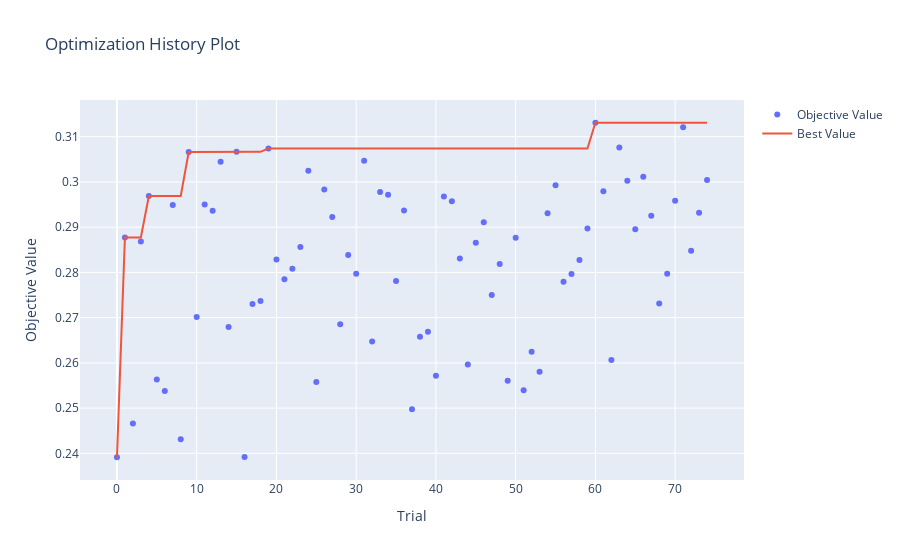
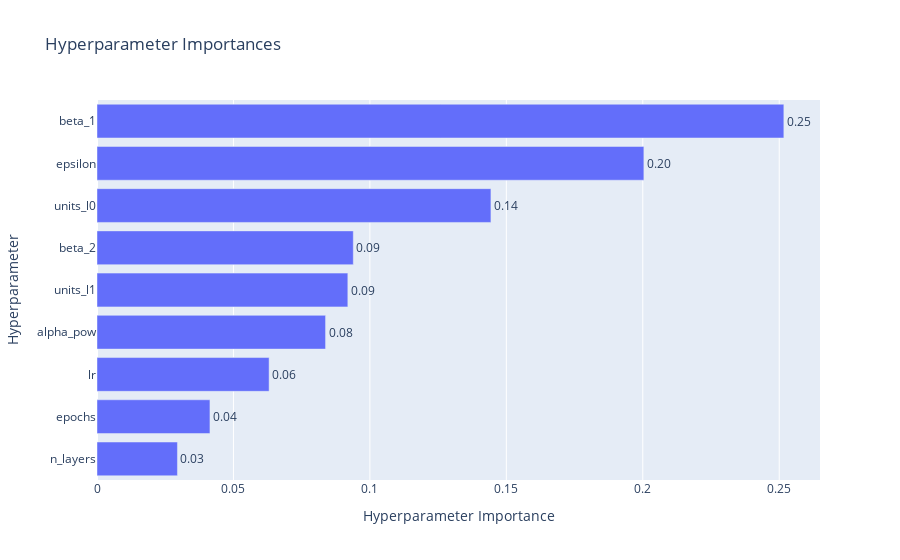
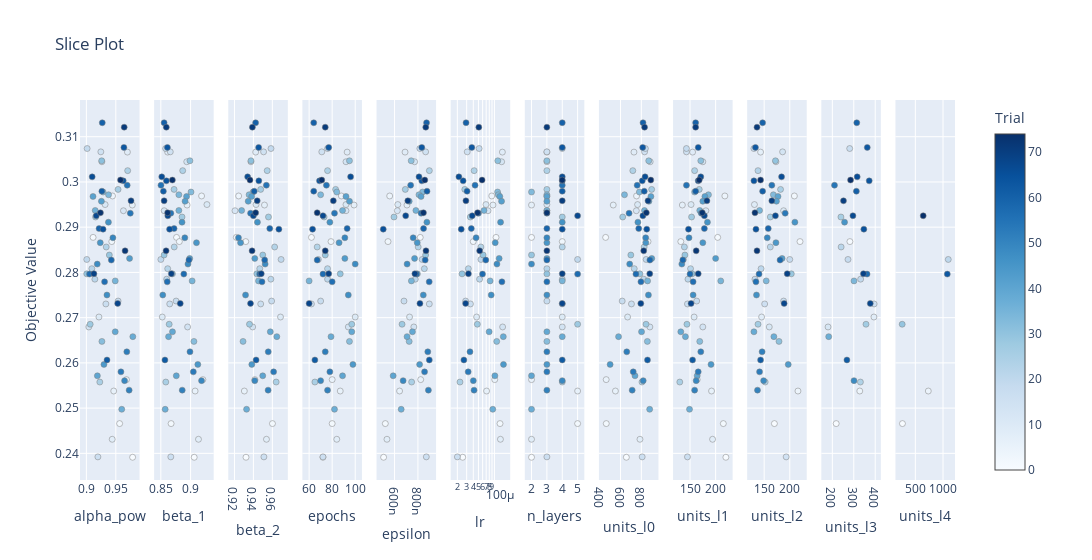

These figures' notebook cell, in order:
### Code cell
# === Optuna objective: Maximize macro F1 over k-fold validation ===
def objective(trial):
    # Model size
    n_layers = trial.suggest_int('n_layers', 2, 5)

    # Layer sizes (wide -> bottleneck -> medium) with optional tail-wide
    units = []
    units.append(trial.suggest_int('units_l0', 450, 900))        # wide
    if n_layers >= 2:
        units.append(trial.suggest_int('units_l1', 130, 220))    # bottleneck
    if n_layers >= 3:
        units.append(trial.suggest_int('units_l2', 130, 220))    # bottleneck/flat
    if n_layers >= 4:
        units.append(trial.suggest_int('units_l3', 180, 400))    # medium
    if n_layers >= 5:

        units.append(trial.suggest_int('units_l4', 250, 1100))   # tail-wide

    hidden_layer_sizes = units

    lr         = trial.suggest_float('lr', 2e-5, 1.5e-4, log=True)
    batch_size = 8 #fixed by evidence
    max_epochs = trial.suggest_int('epochs', 60, 100)
    beta_1     = trial.suggest_float('beta_1', 0.85, 0.93)
    beta_2     = trial.suggest_float('beta_2', 0.92, 0.97)
    epsilon    = trial.suggest_float('epsilon',  5e-7, 9e-7)

    # >>> expose per-label weighting exponent to Optuna <<<
    alpha_pow  = trial.suggest_float('alpha_pow', 0.90, .98)

    macro_f1_scores = []
    macro_f1_tuned_scores = []   # diagnostic only

    for fold in folds:
        # === Per-fold priors/weights from TRAIN only ===
        # Helper returns (bias_vec, alpha_vec, pi_vec); recompute alpha_vec from pi_vec using alpha_pow
        bias_vec, _, pi_vec = make_bias_and_alpha_from_df(fold['Y_train'], targets)
        alpha_vec = (1.0 - pi_vec) ** alpha_pow

        # Build model 
        model = build_model(
            hidden_layer_sizes=hidden_layer_sizes,
            bias_init_value=bias_vec
        )

        optimizer = keras.optimizers.Adam(
            learning_rate=lr, beta_1=beta_1, beta_2=beta_2, epsilon=epsilon
        )
        loss = weighted_bce(alpha_vec)

        model.compile(
            optimizer=optimizer,
            loss=loss,
            metrics=[
                tf.keras.metrics.AUC(name='roc_auc', curve='ROC', multi_label=True),
                tf.keras.metrics.AUC(name='pr_auc',  curve='PR',  multi_label=True),
            ],
        )

        es = EarlyStopping(monitor='val_loss', patience=10, restore_best_weights=True, mode='min')

        model.fit(
            get_inputs_list(fold['X_train']),
            fold['Y_train'][targets].values,
            validation_data=(get_inputs_list(fold['X_val']), fold['Y_val'][targets].values),
            epochs=max_epochs, batch_size=batch_size, callbacks=[es], verbose=0,
        )

        # Validation predictions
        probs = model.predict(get_inputs_list(fold['X_val']), verbose=0)
        y_val = fold['Y_val'][targets].values

        # Macro-F1 @ fixed 0.5 (objective metric)
        y_pred_05 = (probs >= 0.5).astype(int)
        macro_f1  = f1_score(y_val, y_pred_05, average='macro', zero_division=0)
        macro_f1_scores.append(macro_f1)

        # Macro-F1 with per-label tuned thresholds (diagnostic with existing study)
        th_vec = tune_thresholds_per_label(y_val, probs, targets)
        y_pred_tuned = apply_thresholds(probs, th_vec)
        macro_f1_tuned = f1_score(y_val, y_pred_tuned, average='macro', zero_division=0)
        macro_f1_tuned_scores.append(macro_f1_tuned)

    mean_macro_f1 = float(np.mean(macro_f1_scores))
    mean_macro_f1_tuned = float(np.mean(macro_f1_tuned_scores))

    # Log diagnostics
    trial.set_user_attr("mean_macro_f1_05", mean_macro_f1)
    trial.set_user_attr("mean_macro_f1_tuned", mean_macro_f1_tuned)

    # Return the fixed-0.5 macro-F1 as the study objective
    return mean_macro_f1

# Run Optuna study with storage for dashboard
storage = "sqlite:///db.sqlite3"

study = optuna.create_study(
    direction='maximize',
    study_name='multi_label-enabled-dynamic-bias-6',
    storage=storage,
    load_if_exists=True
)
study.optimize(objective, n_trials=75) 

# Visualizations
plot_optimization_history(study).show()
try:
    plot_param_importances(study).show()
except RuntimeError as e:
    print(f"Skipping param_importances due to zero variance: {e}")
plot_slice(study).show()

# Best parameters
best_params = study.best_params
print("Best hyperparameters:", best_params)

# Retrain with best params

val_metrics = []
histories = []
fold_models = []
per_label_thresholds = []   # store tuned thresholds per fold

best_params = study.best_params
print("Best hyperparameters:", best_params)

for fold in folds:
    # Per-fold priors/weights from TRAIN only
    bias_vec, _, pi_vec = make_bias_and_alpha_from_df(fold['Y_train'], targets)
    alpha_vec = (1.0 - pi_vec) ** best_params['alpha_pow']

    hidden_layer_sizes = (
        [best_params[f'units_l{i}'] for i in range(best_params['n_layers'])]
        if best_params['n_layers'] > 0 else []
    )

    model = build_model(hidden_layer_sizes=hidden_layer_sizes, bias_init_value=bias_vec)

    optimizer = keras.optimizers.Adam(
        learning_rate=best_params['lr'],
        beta_1=best_params.get('beta_1', 0.9),
        beta_2=best_params.get('beta_2', 0.999),
        epsilon=best_params.get('epsilon', 1e-7),
    )
    loss = weighted_bce(alpha_vec)

    model.compile(
        optimizer=optimizer,
        loss=loss,
        metrics=[
            tf.keras.metrics.AUC(name='roc_auc', curve='ROC', multi_label=True),
            tf.keras.metrics.AUC(name='pr_auc',  curve='PR',  multi_label=True),
        ],
    )

    es = EarlyStopping(monitor='val_loss', patience=10, restore_best_weights=True, mode='min')

    history = model.fit(
        get_inputs_list(fold['X_train']),
        fold['Y_train'][targets].values,
        validation_data=(get_inputs_list(fold['X_val']), fold['Y_val'][targets].values),
        epochs=int(best_params['epochs']),
        batch_size=8,
        callbacks=[es],
        verbose=0,
    )

    histories.append(history)
    fold_models.append(model)

    # Predictions
    probs = model.predict(get_inputs_list(fold['X_val']), verbose=0)
    y_true = fold['Y_val'][targets].values

    # F1 @ 0.5
    y_pred_05 = (probs >= 0.5).astype(int)
    macro_f1_05 = f1_score(y_true, y_pred_05, average='macro', zero_division=0)
    micro_f1_05 = f1_score(y_true, y_pred_05, average='micro', zero_division=0)

    # Tuned per-label thresholds on this fold's val
    th_vec = tune_thresholds_per_label(y_true, probs, targets)
    per_label_thresholds.append(th_vec)
    y_pred_tuned = apply_thresholds(probs, th_vec)
    macro_f1_tuned = f1_score(y_true, y_pred_tuned, average='macro', zero_division=0)
    micro_f1_tuned = f1_score(y_true, y_pred_tuned, average='micro', zero_division=0)

    # Binary "any failure" comparable to Table 6 (both @0.5 and tuned)
    # This is eqivilance of machine failure
    any_true = collapse_any_failure(y_true)
    any_pred_05 = collapse_any_failure(y_pred_05)
    any_pred_tuned = collapse_any_failure(y_pred_tuned)
    from sklearn.metrics import classification_report
    print("\n--- Fold binary 'any failure' (0.5) ---")
    print(classification_report(any_true, any_pred_05, digits=4, zero_division=0))
    print("--- Fold binary 'any failure' (tuned) ---")
    print(classification_report(any_true, any_pred_tuned, digits=4, zero_division=0))

    # Store summary row
    val_metrics.append({
        'Val loss': history.history['val_loss'][-1],
        'Macro F1 @0.5': macro_f1_05,
        'Micro F1 @0.5': micro_f1_05,
        'Macro F1 tuned': macro_f1_tuned,
        'Micro F1 tuned': micro_f1_tuned,
    })

### Figure 1 — Plotly figure (JSON) as saved in the notebook; plotly's stock layout.template omitted (floating-point values rounded to 4 significant figures)
{"data": [{"mode": "markers", "name": "Objective Value", "type": "scatter", "x": [0, 1, 2, 3, 4, 5, 6, 7, 8, 9, 10, 11, 12, 13, 14, 15, 16, 17, 18, 19, 20, 21, 22, 23, 24, 25, 26, 27, 28, 29, 30, 31, 32, 33, 34, 35, 36, 37, 38, 39, 40, 41, 42, 43, 44, 45, 46, 47, 48, 49, 50, 51, 52, 53, 54, 55, 56, 57, 58, 59, 60, 61, 62, 63, 64, 65, 66, 67, 68, 69, 70, 71, 72, 73, 74], "y": [0.2391, 0.2877, 0.2466, 0.2868, 0.2969, 0.2563, 0.2538, 0.2949, 0.2431, 0.3066, 0.2701, 0.295, 0.2936, 0.3045, 0.2679, 0.3067, 0.2392, 0.273, 0.2737, 0.3074, 0.2829, 0.2785, 0.2808, 0.2856, 0.3025, 0.2558, 0.2983, 0.2922, 0.2685, 0.2838, 0.2797, 0.3047, 0.2647, 0.2978, 0.2972, 0.2781, 0.2937, 0.2497, 0.2658, 0.2669, 0.2571, 0.2968, 0.2957, 0.2831, 0.2597, 0.2866, 0.2911, 0.275, 0.2818, 0.2561, 0.2877, 0.254, 0.2624, 0.258, 0.2931, 0.2993, 0.2779, 0.2796, 0.2827, 0.2897, 0.3131, 0.298, 0.2606, 0.3076, 0.3002, 0.2896, 0.3011, 0.2925, 0.2731, 0.2797, 0.2958, 0.3121, 0.2848, 0.2932, 0.3004]}, {"mode": "lines", "name": "Best Value", "type": "scatter", "x": [0, 1, 2, 3, 4, 5, 6, 7, 8, 9, 10, 11, 12, 13, 14, 15, 16, 17, 18, 19, 20, 21, 22, 23, 24, 25, 26, 27, 28, 29, 30, 31, 32, 33, 34, 35, 36, 37, 38, 39, 40, 41, 42, 43, 44, 45, 46, 47, 48, 49, 50, 51, 52, 53, 54, 55, 56, 57, 58, 59, 60, 61, 62, 63, 64, 65, 66, 67, 68, 69, 70, 71, 72, 73, 74], "y": [0.2391, 0.2877, 0.2877, 0.2877, 0.2969, 0.2969, 0.2969, 0.2969, 0.2969, 0.3066, 0.3066, 0.3066, 0.3066, 0.3066, 0.3066, 0.3067, 0.3067, 0.3067, 0.3067, 0.3074, 0.3074, 0.3074, 0.3074, 0.3074, 0.3074, 0.3074, 0.3074, 0.3074, 0.3074, 0.3074, 0.3074, 0.3074, 0.3074, 0.3074, 0.3074, 0.3074, 0.3074, 0.3074, 0.3074, 0.3074, 0.3074, 0.3074, 0.3074, 0.3074, 0.3074, 0.3074, 0.3074, 0.3074, 0.3074, 0.3074, 0.3074, 0.3074, 0.3074, 0.3074, 0.3074, 0.3074, 0.3074, 0.3074, 0.3074, 0.3074, 0.3131, 0.3131, 0.3131, 0.3131, 0.3131, 0.3131, 0.3131, 0.3131, 0.3131, 0.3131, 0.3131, 0.3131, 0.3131, 0.3131, 0.3131]}, {"marker": {"color": "#cccccc"}, "mode": "markers", "name": "Infeasible Trial", "showlegend": false, "type": "scatter", "x": [], "y": []}], "layout": {"title": {"text": "Optimization History Plot"}, "xaxis": {"title": {"text": "Trial"}}, "yaxis": {"title": {"text": "Objective Value"}}}}

### Figure 2 — Plotly figure (JSON) as saved in the notebook; plotly's stock layout.template omitted (floating-point values rounded to 4 significant figures)
{"data": [{"cliponaxis": false, "hovertemplate": ["n_layers (IntDistribution): 0.029482304673599743<extra></extra>", "epochs (IntDistribution): 0.04138895384794632<extra></extra>", "lr (FloatDistribution): 0.06307106224444488<extra></extra>", "alpha_pow (FloatDistribution): 0.08375894141176612<extra></extra>", "units_l1 (IntDistribution): 0.09191935735322931<extra></extra>", "beta_2 (FloatDistribution): 0.09392251888958683<extra></extra>", "units_l0 (IntDistribution): 0.1443551177429832<extra></extra>", "epsilon (FloatDistribution): 0.200404962342348<extra></extra>", "beta_1 (FloatDistribution): 0.2516967814940953<extra></extra>"], "name": "Objective Value", "orientation": "h", "text": ["0.03", "0.04", "0.06", "0.08", "0.09", "0.09", "0.14", "0.20", "0.25"], "textposition": "outside", "type": "bar", "x": [0.02948, 0.04139, 0.06307, 0.08376, 0.09192, 0.09392, 0.1444, 0.2004, 0.2517], "y": ["n_layers", "epochs", "lr", "alpha_pow", "units_l1", "beta_2", "units_l0", "epsilon", "beta_1"]}], "layout": {"title": {"text": "Hyperparameter Importances"}, "xaxis": {"title": {"text": "Hyperparameter Importance"}}, "yaxis": {"title": {"text": "Hyperparameter"}}}}

### Figure 3 — Plotly figure (JSON) as saved in the notebook; plotly's stock layout.template omitted (floating-point values rounded to 4 significant figures)
{"data": [{"marker": {"color": [0, 1, 2, 3, 4, 5, 6, 7, 8, 9, 10, 11, 12, 13, 14, 15, 16, 17, 18, 19, 20, 21, 22, 23, 24, 25, 26, 27, 28, 29, 30, 31, 32, 33, 34, 35, 36, 37, 38, 39, 40, 41, 42, 43, 44, 45, 46, 47, 48, 49, 50, 51, 52, 53, 54, 55, 56, 57, 58, 59, 60, 61, 62, 63, 64, 65, 66, 67, 68, 69, 70, 71, 72, 73, 74], "colorbar": {"title": {"text": "Trial"}, "x": 1, "xpad": 40}, "colorscale": [[0, "rgb(247,251,255)"], [0.125, "rgb(222,235,247)"], [0.25, "rgb(198,219,239)"], [0.375, "rgb(158,202,225)"], [0.5, "rgb(107,174,214)"], [0.625, "rgb(66,146,198)"], [0.75, "rgb(33,113,181)"], [0.875, "rgb(8,81,156)"], [1, "rgb(8,48,107)"]], "line": {"color": "Grey", "width": 0.5}, "showscale": true}, "mode": "markers", "name": "Feasible Trial", "showlegend": false, "type": "scatter", "x": [0.9786, 0.9114, 0.9565, 0.9431, 0.9444, 0.9681, 0.9464, 0.978, 0.9439, 0.9697, 0.9213, 0.9318, 0.9629, 0.9263, 0.9041, 0.9245, 0.9195, 0.9331, 0.9539, 0.9013, 0.9006, 0.9144, 0.9092, 0.9337, 0.9701, 0.9228, 0.9538, 0.9156, 0.9064, 0.939, 0.9006, 0.926, 0.9264, 0.9285, 0.9376, 0.949, 0.915, 0.9601, 0.9789, 0.949, 0.9187, 0.9112, 0.9255, 0.9734, 0.9298, 0.9236, 0.9374, 0.9349, 0.9184, 0.9649, 0.945, 0.9726, 0.9687, 0.9587, 0.9746, 0.9693, 0.9309, 0.9054, 0.9423, 0.9216, 0.927, 0.9263, 0.935, 0.9638, 0.9626, 0.9284, 0.9098, 0.9168, 0.9532, 0.9128, 0.9759, 0.9643, 0.9658, 0.9239, 0.958], "xaxis": "x", "y": [0.2391, 0.2877, 0.2466, 0.2868, 0.2969, 0.2563, 0.2538, 0.2949, 0.2431, 0.3066, 0.2701, 0.295, 0.2936, 0.3045, 0.2679, 0.3067, 0.2392, 0.273, 0.2737, 0.3074, 0.2829, 0.2785, 0.2808, 0.2856, 0.3025, 0.2558, 0.2983, 0.2922, 0.2685, 0.2838, 0.2797, 0.3047, 0.2647, 0.2978, 0.2972, 0.2781, 0.2937, 0.2497, 0.2658, 0.2669, 0.2571, 0.2968, 0.2957, 0.2831, 0.2597, 0.2866, 0.2911, 0.275, 0.2818, 0.2561, 0.2877, 0.254, 0.2624, 0.258, 0.2931, 0.2993, 0.2779, 0.2796, 0.2827, 0.2897, 0.3131, 0.298, 0.2606, 0.3076, 0.3002, 0.2896, 0.3011, 0.2925, 0.2731, 0.2797, 0.2958, 0.3121, 0.2848, 0.2932, 0.3004], "yaxis": "y"}, {"marker": {"color": [0, 1, 2, 3, 4, 5, 6, 7, 8, 9, 10, 11, 12, 13, 14, 15, 16, 17, 18, 19, 20, 21, 22, 23, 24, 25, 26, 27, 28, 29, 30, 31, 32, 33, 34, 35, 36, 37, 38, 39, 40, 41, 42, 43, 44, 45, 46, 47, 48, 49, 50, 51, 52, 53, 54, 55, 56, 57, 58, 59, 60, 61, 62, 63, 64, 65, 66, 67, 68, 69, 70, 71, 72, 73, 74], "colorbar": {"title": {"text": "Trial"}, "x": 1, "xpad": 40}, "colorscale": [[0, "rgb(247,251,255)"], [0.125, "rgb(222,235,247)"], [0.25, "rgb(198,219,239)"], [0.375, "rgb(158,202,225)"], [0.5, "rgb(107,174,214)"], [0.625, "rgb(66,146,198)"], [0.75, "rgb(33,113,181)"], [0.875, "rgb(8,81,156)"], [1, "rgb(8,48,107)"]], "line": {"color": "Grey", "width": 0.5}, "showscale": false}, "mode": "markers", "name": "Feasible Trial", "showlegend": false, "type": "scatter", "x": [0.9061, 0.8764, 0.8672, 0.8811, 0.9185, 0.9207, 0.9076, 0.8941, 0.9133, 0.8615, 0.8524, 0.9275, 0.8556, 0.8935, 0.895, 0.8659, 0.8668, 0.865, 0.8757, 0.8581, 0.85, 0.8598, 0.8615, 0.8725, 0.8867, 0.8584, 0.8722, 0.8856, 0.864, 0.8555, 0.8695, 0.8989, 0.9056, 0.9007, 0.8803, 0.9026, 0.8803, 0.8573, 0.863, 0.8696, 0.876, 0.8932, 0.8908, 0.8985, 0.9122, 0.9099, 0.8856, 0.8533, 0.8956, 0.9184, 0.8903, 0.8859, 0.899, 0.9046, 0.8668, 0.8503, 0.8607, 0.8886, 0.8972, 0.8723, 0.8555, 0.8543, 0.8569, 0.861, 0.8594, 0.8647, 0.8516, 0.8618, 0.8826, 0.8676, 0.8555, 0.8592, 0.8588, 0.8614, 0.8694], "xaxis": "x2", "y": [0.2391, 0.2877, 0.2466, 0.2868, 0.2969, 0.2563, 0.2538, 0.2949, 0.2431, 0.3066, 0.2701, 0.295, 0.2936, 0.3045, 0.2679, 0.3067, 0.2392, 0.273, 0.2737, 0.3074, 0.2829, 0.2785, 0.2808, 0.2856, 0.3025, 0.2558, 0.2983, 0.2922, 0.2685, 0.2838, 0.2797, 0.3047, 0.2647, 0.2978, 0.2972, 0.2781, 0.2937, 0.2497, 0.2658, 0.2669, 0.2571, 0.2968, 0.2957, 0.2831, 0.2597, 0.2866, 0.2911, 0.275, 0.2818, 0.2561, 0.2877, 0.254, 0.2624, 0.258, 0.2931, 0.2993, 0.2779, 0.2796, 0.2827, 0.2897, 0.3131, 0.298, 0.2606, 0.3076, 0.3002, 0.2896, 0.3011, 0.2925, 0.2731, 0.2797, 0.2958, 0.3121, 0.2848, 0.2932, 0.3004], "yaxis": "y2"}, {"marker": {"color": [0, 1, 2, 3, 4, 5, 6, 7, 8, 9, 10, 11, 12, 13, 14, 15, 16, 17, 18, 19, 20, 21, 22, 23, 24, 25, 26, 27, 28, 29, 30, 31, 32, 33, 34, 35, 36, 37, 38, 39, 40, 41, 42, 43, 44, 45, 46, 47, 48, 49, 50, 51, 52, 53, 54, 55, 56, 57, 58, 59, 60, 61, 62, 63, 64, 65, 66, 67, 68, 69, 70, 71, 72, 73, 74], "colorbar": {"title": {"text": "Trial"}, "x": 1, "xpad": 40}, "colorscale": [[0, "rgb(247,251,255)"], [0.125, "rgb(222,235,247)"], [0.25, "rgb(198,219,239)"], [0.375, "rgb(158,202,225)"], [0.5, "rgb(107,174,214)"], [0.625, "rgb(66,146,198)"], [0.75, "rgb(33,113,181)"], [0.875, "rgb(8,81,156)"], [1, "rgb(8,48,107)"]], "line": {"color": "Grey", "width": 0.5}, "showscale": false}, "mode": "markers", "name": "Feasible Trial", "showlegend": false, "type": "scatter", "x": [0.9322, 0.9219, 0.9601, 0.9319, 0.9244, 0.9416, 0.9304, 0.9517, 0.9538, 0.9424, 0.9686, 0.9428, 0.9206, 0.9374, 0.9392, 0.9507, 0.9511, 0.9477, 0.9592, 0.9586, 0.9692, 0.9584, 0.9467, 0.9624, 0.9546, 0.964, 0.9477, 0.9559, 0.9359, 0.9499, 0.9436, 0.9374, 0.9291, 0.9397, 0.9355, 0.9454, 0.9276, 0.9328, 0.9647, 0.9578, 0.9499, 0.9381, 0.9345, 0.9415, 0.9383, 0.9264, 0.9443, 0.9317, 0.9524, 0.9414, 0.9242, 0.9555, 0.9556, 0.9613, 0.937, 0.9537, 0.9491, 0.9466, 0.9519, 0.9573, 0.9423, 0.9409, 0.9428, 0.9455, 0.9457, 0.9669, 0.9339, 0.94, 0.937, 0.9483, 0.944, 0.9389, 0.9386, 0.9424, 0.9364], "xaxis": "x3", "y": [0.2391, 0.2877, 0.2466, 0.2868, 0.2969, 0.2563, 0.2538, 0.2949, 0.2431, 0.3066, 0.2701, 0.295, 0.2936, 0.3045, 0.2679, 0.3067, 0.2392, 0.273, 0.2737, 0.3074, 0.2829, 0.2785, 0.2808, 0.2856, 0.3025, 0.2558, 0.2983, 0.2922, 0.2685, 0.2838, 0.2797, 0.3047, 0.2647, 0.2978, 0.2972, 0.2781, 0.2937, 0.2497, 0.2658, 0.2669, 0.2571, 0.2968, 0.2957, 0.2831, 0.2597, 0.2866, 0.2911, 0.275, 0.2818, 0.2561, 0.2877, 0.254, 0.2624, 0.258, 0.2931, 0.2993, 0.2779, 0.2796, 0.2827, 0.2897, 0.3131, 0.298, 0.2606, 0.3076, 0.3002, 0.2896, 0.3011, 0.2925, 0.2731, 0.2797, 0.2958, 0.3121, 0.2848, 0.2932, 0.3004], "yaxis": "y3"}, {"marker": {"color": [0, 1, 2, 3, 4, 5, 6, 7, 8, 9, 10, 11, 12, 13, 14, 15, 16, 17, 18, 19, 20, 21, 22, 23, 24, 25, 26, 27, 28, 29, 30, 31, 32, 33, 34, 35, 36, 37, 38, 39, 40, 41, 42, 43, 44, 45, 46, 47, 48, 49, 50, 51, 52, 53, 54, 55, 56, 57, 58, 59, 60, 61, 62, 63, 64, 65, 66, 67, 68, 69, 70, 71, 72, 73, 74], "colorbar": {"title": {"text": "Trial"}, "x": 1, "xpad": 40}, "colorscale": [[0, "rgb(247,251,255)"], [0.125, "rgb(222,235,247)"], [0.25, "rgb(198,219,239)"], [0.375, "rgb(158,202,225)"], [0.5, "rgb(107,174,214)"], [0.625, "rgb(66,146,198)"], [0.75, "rgb(33,113,181)"], [0.875, "rgb(8,81,156)"], [1, "rgb(8,48,107)"]], "line": {"color": "Grey", "width": 0.5}, "showscale": false}, "mode": "markers", "name": "Feasible Trial", "showlegend": false, "type": "scatter", "x": [72, 62, 80, 79, 88, 80, 87, 99, 84, 93, 100, 92, 92, 92, 94, 71, 72, 62, 70, 76, 68, 76, 76, 67, 76, 65, 83, 73, 97, 74, 87, 95, 95, 84, 70, 60, 89, 82, 79, 97, 89, 92, 95, 91, 98, 86, 78, 94, 100, 70, 91, 76, 74, 78, 82, 75, 80, 72, 67, 93, 64, 64, 65, 77, 69, 63, 96, 72, 60, 77, 81, 74, 74, 67, 71], "xaxis": "x4", "y": [0.2391, 0.2877, 0.2466, 0.2868, 0.2969, 0.2563, 0.2538, 0.2949, 0.2431, 0.3066, 0.2701, 0.295, 0.2936, 0.3045, 0.2679, 0.3067, 0.2392, 0.273, 0.2737, 0.3074, 0.2829, 0.2785, 0.2808, 0.2856, 0.3025, 0.2558, 0.2983, 0.2922, 0.2685, 0.2838, 0.2797, 0.3047, 0.2647, 0.2978, 0.2972, 0.2781, 0.2937, 0.2497, 0.2658, 0.2669, 0.2571, 0.2968, 0.2957, 0.2831, 0.2597, 0.2866, 0.2911, 0.275, 0.2818, 0.2561, 0.2877, 0.254, 0.2624, 0.258, 0.2931, 0.2993, 0.2779, 0.2796, 0.2827, 0.2897, 0.3131, 0.298, 0.2606, 0.3076, 0.3002, 0.2896, 0.3011, 0.2925, 0.2731, 0.2797, 0.2958, 0.3121, 0.2848, 0.2932, 0.3004], "yaxis": "y4"}, {"marker": {"color": [0, 1, 2, 3, 4, 5, 6, 7, 8, 9, 10, 11, 12, 13, 14, 15, 16, 17, 18, 19, 20, 21, 22, 23, 24, 25, 26, 27, 28, 29, 30, 31, 32, 33, 34, 35, 36, 37, 38, 39, 40, 41, 42, 43, 44, 45, 46, 47, 48, 49, 50, 51, 52, 53, 54, 55, 56, 57, 58, 59, 60, 61, 62, 63, 64, 65, 66, 67, 68, 69, 70, 71, 72, 73, 74], "colorbar": {"title": {"text": "Trial"}, "x": 1, "xpad": 40}, "colorscale": [[0, "rgb(247,251,255)"], [0.125, "rgb(222,235,247)"], [0.25, "rgb(198,219,239)"], [0.375, "rgb(158,202,225)"], [0.5, "rgb(107,174,214)"], [0.625, "rgb(66,146,198)"], [0.75, "rgb(33,113,181)"], [0.875, "rgb(8,81,156)"], [1, "rgb(8,48,107)"]], "line": {"color": "Grey", "width": 0.5}, "showscale": false}, "mode": "markers", "name": "Feasible Trial", "showlegend": false, "type": "scatter", "x": [5.063e-07, 8.199e-07, 5.21e-07, 5.44e-07, 5.583e-07, 8.237e-07, 6.431e-07, 7.061e-07, 5.351e-07, 6.899e-07, 7.285e-07, 6.278e-07, 6.237e-07, 7.717e-07, 7.649e-07, 8.661e-07, 8.719e-07, 8.975e-07, 6.808e-07, 8.164e-07, 8.364e-07, 7.777e-07, 8.55e-07, 8.024e-07, 8.979e-07, 7.46e-07, 6.922e-07, 5.955e-07, 6.643e-07, 8.659e-07, 7.956e-07, 7.424e-07, 7.252e-07, 8.402e-07, 8.09e-07, 7.44e-07, 7.827e-07, 6.568e-07, 7.071e-07, 7.533e-07, 5.881e-07, 8.269e-07, 7.253e-07, 7.713e-07, 8.144e-07, 7.941e-07, 8.768e-07, 8.46e-07, 7.074e-07, 6.733e-07, 7.592e-07, 8.897e-07, 8.845e-07, 8.569e-07, 8.274e-07, 7.379e-07, 8.968e-07, 7.886e-07, 8.623e-07, 8.483e-07, 8.739e-07, 8.778e-07, 8.975e-07, 8.332e-07, 8.332e-07, 5.033e-07, 8.091e-07, 6.953e-07, 8.173e-07, 7.74e-07, 7.135e-07, 8.673e-07, 8.69e-07, 8.474e-07, 8.591e-07], "xaxis": "x5", "y": [0.2391, 0.2877, 0.2466, 0.2868, 0.2969, 0.2563, 0.2538, 0.2949, 0.2431, 0.3066, 0.2701, 0.295, 0.2936, 0.3045, 0.2679, 0.3067, 0.2392, 0.273, 0.2737, 0.3074, 0.2829, 0.2785, 0.2808, 0.2856, 0.3025, 0.2558, 0.2983, 0.2922, 0.2685, 0.2838, 0.2797, 0.3047, 0.2647, 0.2978, 0.2972, 0.2781, 0.2937, 0.2497, 0.2658, 0.2669, 0.2571, 0.2968, 0.2957, 0.2831, 0.2597, 0.2866, 0.2911, 0.275, 0.2818, 0.2561, 0.2877, 0.254, 0.2624, 0.258, 0.2931, 0.2993, 0.2779, 0.2796, 0.2827, 0.2897, 0.3131, 0.298, 0.2606, 0.3076, 0.3002, 0.2896, 0.3011, 0.2925, 0.2731, 0.2797, 0.2958, 0.3121, 0.2848, 0.2932, 0.3004], "yaxis": "y5"}, {"marker": {"color": [0, 1, 2, 3, 4, 5, 6, 7, 8, 9, 10, 11, 12, 13, 14, 15, 16, 17, 18, 19, 20, 21, 22, 23, 24, 25, 26, 27, 28, 29, 30, 31, 32, 33, 34, 35, 36, 37, 38, 39, 40, 41, 42, 43, 44, 45, 46, 47, 48, 49, 50, 51, 52, 53, 54, 55, 56, 57, 58, 59, 60, 61, 62, 63, 64, 65, 66, 67, 68, 69, 70, 71, 72, 73, 74], "colorbar": {"title": {"text": "Trial"}, "x": 1, "xpad": 40}, "colorscale": [[0, "rgb(247,251,255)"], [0.125, "rgb(222,235,247)"], [0.25, "rgb(198,219,239)"], [0.375, "rgb(158,202,225)"], [0.5, "rgb(107,174,214)"], [0.625, "rgb(66,146,198)"], [0.75, "rgb(33,113,181)"], [0.875, "rgb(8,81,156)"], [1, "rgb(8,48,107)"]], "line": {"color": "Grey", "width": 0.5}, "showscale": false}, "mode": "markers", "name": "Feasible Trial", "showlegend": false, "type": "scatter", "x": [2.524e-05, 0.0001072, 0.0001276, 3.99e-05, 8.9e-05, 0.0001013, 7.115e-05, 9.384e-05, 0.0001299, 0.0001412, 4.617e-05, 6.935e-05, 7.559e-05, 0.0001368, 0.0001428, 3.072e-05, 2.004e-05, 3.533e-05, 2.867e-05, 5.152e-05, 5.57e-05, 5.249e-05, 3.224e-05, 5.556e-05, 4.145e-05, 2.242e-05, 2.761e-05, 3.514e-05, 4.766e-05, 6.132e-05, 2.454e-05, 0.0001158, 0.0001105, 0.0001147, 0.0001185, 8.288e-05, 6.362e-05, 9.31e-05, 0.000147, 7.952e-05, 0.000102, 0.0001265, 0.0001362, 0.0001229, 0.0001482, 0.0001035, 0.0001306, 8.698e-05, 0.0001115, 4.002e-05, 4.511e-05, 4.13e-05, 3.46e-05, 3.199e-05, 4.995e-05, 4.313e-05, 0.0001384, 5.969e-05, 6.881e-05, 3.67e-05, 2.918e-05, 3.048e-05, 2.659e-05, 3.753e-05, 2.57e-05, 2.368e-05, 2.14e-05, 3.821e-05, 2.868e-05, 3.235e-05, 2.902e-05, 5.08e-05, 5.273e-05, 4.809e-05, 5.855e-05], "xaxis": "x6", "y": [0.2391, 0.2877, 0.2466, 0.2868, 0.2969, 0.2563, 0.2538, 0.2949, 0.2431, 0.3066, 0.2701, 0.295, 0.2936, 0.3045, 0.2679, 0.3067, 0.2392, 0.273, 0.2737, 0.3074, 0.2829, 0.2785, 0.2808, 0.2856, 0.3025, 0.2558, 0.2983, 0.2922, 0.2685, 0.2838, 0.2797, 0.3047, 0.2647, 0.2978, 0.2972, 0.2781, 0.2937, 0.2497, 0.2658, 0.2669, 0.2571, 0.2968, 0.2957, 0.2831, 0.2597, 0.2866, 0.2911, 0.275, 0.2818, 0.2561, 0.2877, 0.254, 0.2624, 0.258, 0.2931, 0.2993, 0.2779, 0.2796, 0.2827, 0.2897, 0.3131, 0.298, 0.2606, 0.3076, 0.3002, 0.2896, 0.3011, 0.2925, 0.2731, 0.2797, 0.2958, 0.3121, 0.2848, 0.2932, 0.3004], "yaxis": "y6"}, {"marker": {"color": [0, 1, 2, 3, 4, 5, 6, 7, 8, 9, 10, 11, 12, 13, 14, 15, 16, 17, 18, 19, 20, 21, 22, 23, 24, 25, 26, 27, 28, 29, 30, 31, 32, 33, 34, 35, 36, 37, 38, 39, 40, 41, 42, 43, 44, 45, 46, 47, 48, 49, 50, 51, 52, 53, 54, 55, 56, 57, 58, 59, 60, 61, 62, 63, 64, 65, 66, 67, 68, 69, 70, 71, 72, 73, 74], "colorbar": {"title": {"text": "Trial"}, "x": 1, "xpad": 40}, "colorscale": [[0, "rgb(247,251,255)"], [0.125, "rgb(222,235,247)"], [0.25, "rgb(198,219,239)"], [0.375, "rgb(158,202,225)"], [0.5, "rgb(107,174,214)"], [0.625, "rgb(66,146,198)"], [0.75, "rgb(33,113,181)"], [0.875, "rgb(8,81,156)"], [1, "rgb(8,48,107)"]], "line": {"color": "Grey", "width": 0.5}, "showscale": false}, "mode": "markers", "name": "Feasible Trial", "showlegend": false, "type": "scatter", "x": [2, 2, 5, 4, 3, 2, 5, 2, 2, 3, 4, 3, 3, 3, 4, 3, 3, 4, 3, 4, 5, 4, 3, 4, 3, 4, 3, 4, 5, 2, 3, 3, 3, 2, 3, 4, 3, 2, 4, 3, 2, 3, 3, 3, 3, 3, 4, 3, 2, 4, 3, 3, 3, 3, 3, 4, 3, 5, 3, 3, 4, 4, 4, 4, 4, 4, 4, 5, 4, 4, 4, 3, 3, 3, 4], "xaxis": "x7", "y": [0.2391, 0.2877, 0.2466, 0.2868, 0.2969, 0.2563, 0.2538, 0.2949, 0.2431, 0.3066, 0.2701, 0.295, 0.2936, 0.3045, 0.2679, 0.3067, 0.2392, 0.273, 0.2737, 0.3074, 0.2829, 0.2785, 0.2808, 0.2856, 0.3025, 0.2558, 0.2983, 0.2922, 0.2685, 0.2838, 0.2797, 0.3047, 0.2647, 0.2978, 0.2972, 0.2781, 0.2937, 0.2497, 0.2658, 0.2669, 0.2571, 0.2968, 0.2957, 0.2831, 0.2597, 0.2866, 0.2911, 0.275, 0.2818, 0.2561, 0.2877, 0.254, 0.2624, 0.258, 0.2931, 0.2993, 0.2779, 0.2796, 0.2827, 0.2897, 0.3131, 0.298, 0.2606, 0.3076, 0.3002, 0.2896, 0.3011, 0.2925, 0.2731, 0.2797, 0.2958, 0.3121, 0.2848, 0.2932, 0.3004], "yaxis": "y7"}, {"marker": {"color": [0, 1, 2, 3, 4, 5, 6, 7, 8, 9, 10, 11, 12, 13, 14, 15, 16, 17, 18, 19, 20, 21, 22, 23, 24, 25, 26, 27, 28, 29, 30, 31, 32, 33, 34, 35, 36, 37, 38, 39, 40, 41, 42, 43, 44, 45, 46, 47, 48, 49, 50, 51, 52, 53, 54, 55, 56, 57, 58, 59, 60, 61, 62, 63, 64, 65, 66, 67, 68, 69, 70, 71, 72, 73, 74], "colorbar": {"title": {"text": "Trial"}, "x": 1, "xpad": 40}, "colorscale": [[0, "rgb(247,251,255)"], [0.125, "rgb(222,235,247)"], [0.25, "rgb(198,219,239)"], [0.375, "rgb(158,202,225)"], [0.5, "rgb(107,174,214)"], [0.625, "rgb(66,146,198)"], [0.75, "rgb(33,113,181)"], [0.875, "rgb(8,81,156)"], [1, "rgb(8,48,107)"]], "line": {"color": "Grey", "width": 0.5}, "showscale": false}, "mode": "markers", "name": "Feasible Trial", "showlegend": false, "type": "scatter", "x": [656, 457, 463, 864, 754, 462, 551, 530, 787, 729, 668, 764, 752, 885, 882, 831, 808, 705, 616, 839, 846, 823, 732, 827, 718, 806, 899, 621, 845, 699, 786, 871, 858, 781, 638, 860, 830, 880, 581, 802, 739, 892, 873, 900, 500, 843, 767, 868, 688, 818, 842, 712, 660, 722, 682, 760, 796, 748, 882, 775, 816, 828, 859, 813, 809, 852, 836, 815, 795, 881, 864, 831, 823, 848, 891], "xaxis": "x8", "y": [0.2391, 0.2877, 0.2466, 0.2868, 0.2969, 0.2563, 0.2538, 0.2949, 0.2431, 0.3066, 0.2701, 0.295, 0.2936, 0.3045, 0.2679, 0.3067, 0.2392, 0.273, 0.2737, 0.3074, 0.2829, 0.2785, 0.2808, 0.2856, 0.3025, 0.2558, 0.2983, 0.2922, 0.2685, 0.2838, 0.2797, 0.3047, 0.2647, 0.2978, 0.2972, 0.2781, 0.2937, 0.2497, 0.2658, 0.2669, 0.2571, 0.2968, 0.2957, 0.2831, 0.2597, 0.2866, 0.2911, 0.275, 0.2818, 0.2561, 0.2877, 0.254, 0.2624, 0.258, 0.2931, 0.2993, 0.2779, 0.2796, 0.2827, 0.2897, 0.3131, 0.298, 0.2606, 0.3076, 0.3002, 0.2896, 0.3011, 0.2925, 0.2731, 0.2797, 0.2958, 0.3121, 0.2848, 0.2932, 0.3004], "yaxis": "y8"}, {"marker": {"color": [0, 1, 2, 3, 4, 5, 6, 7, 8, 9, 10, 11, 12, 13, 14, 15, 16, 17, 18, 19, 20, 21, 22, 23, 24, 25, 26, 27, 28, 29, 30, 31, 32, 33, 34, 35, 36, 37, 38, 39, 40, 41, 42, 43, 44, 45, 46, 47, 48, 49, 50, 51, 52, 53, 54, 55, 56, 57, 58, 59, 60, 61, 62, 63, 64, 65, 66, 67, 68, 69, 70, 71, 72, 73, 74], "colorbar": {"title": {"text": "Trial"}, "x": 1, "xpad": 40}, "colorscale": [[0, "rgb(247,251,255)"], [0.125, "rgb(222,235,247)"], [0.25, "rgb(198,219,239)"], [0.375, "rgb(158,202,225)"], [0.5, "rgb(107,174,214)"], [0.625, "rgb(66,146,198)"], [0.75, "rgb(33,113,181)"], [0.875, "rgb(8,81,156)"], [1, "rgb(8,48,107)"]], "line": {"color": "Grey", "width": 0.5}, "showscale": false}, "mode": "markers", "name": "Feasible Trial", "showlegend": false, "type": "scatter", "x": [220, 204, 215, 132, 218, 164, 192, 135, 194, 155, 158, 152, 181, 175, 175, 143, 145, 145, 163, 143, 137, 146, 151, 139, 159, 130, 168, 153, 144, 140, 154, 171, 169, 159, 186, 210, 169, 149, 141, 132, 164, 179, 175, 200, 191, 175, 184, 156, 134, 162, 148, 159, 171, 166, 172, 143, 156, 150, 136, 178, 161, 161, 155, 166, 166, 147, 171, 178, 152, 166, 183, 161, 162, 174, 168], "xaxis": "x9", "y": [0.2391, 0.2877, 0.2466, 0.2868, 0.2969, 0.2563, 0.2538, 0.2949, 0.2431, 0.3066, 0.2701, 0.295, 0.2936, 0.3045, 0.2679, 0.3067, 0.2392, 0.273, 0.2737, 0.3074, 0.2829, 0.2785, 0.2808, 0.2856, 0.3025, 0.2558, 0.2983, 0.2922, 0.2685, 0.2838, 0.2797, 0.3047, 0.2647, 0.2978, 0.2972, 0.2781, 0.2937, 0.2497, 0.2658, 0.2669, 0.2571, 0.2968, 0.2957, 0.2831, 0.2597, 0.2866, 0.2911, 0.275, 0.2818, 0.2561, 0.2877, 0.254, 0.2624, 0.258, 0.2931, 0.2993, 0.2779, 0.2796, 0.2827, 0.2897, 0.3131, 0.298, 0.2606, 0.3076, 0.3002, 0.2896, 0.3011, 0.2925, 0.2731, 0.2797, 0.2958, 0.3121, 0.2848, 0.2932, 0.3004], "yaxis": "y9"}, {"marker": {"color": [2, 3, 4, 6, 9, 10, 11, 12, 13, 14, 15, 16, 17, 18, 19, 20, 21, 22, 23, 24, 25, 26, 27, 28, 30, 31, 32, 34, 35, 36, 38, 39, 41, 42, 43, 44, 45, 46, 47, 49, 50, 51, 52, 53, 54, 55, 56, 57, 58, 59, 60, 61, 62, 63, 64, 65, 66, 67, 68, 69, 70, 71, 72, 73, 74], "colorbar": {"title": {"text": "Trial"}, "x": 1, "xpad": 40}, "colorscale": [[0, "rgb(247,251,255)"], [0.125, "rgb(222,235,247)"], [0.25, "rgb(198,219,239)"], [0.375, "rgb(158,202,225)"], [0.5, "rgb(107,174,214)"], [0.625, "rgb(66,146,198)"], [0.75, "rgb(33,113,181)"], [0.875, "rgb(8,81,156)"], [1, "rgb(8,48,107)"]], "line": {"color": "Grey", "width": 0.5}, "showscale": false}, "mode": "markers", "name": "Feasible Trial", "showlegend": false, "type": "scatter", "x": [170, 220, 209, 216, 143, 145, 131, 188, 173, 160, 186, 193, 151, 188, 130, 200, 132, 144, 162, 138, 152, 182, 162, 138, 203, 172, 179, 168, 154, 141, 169, 130, 177, 174, 185, 197, 173, 210, 135, 149, 156, 137, 146, 141, 191, 165, 134, 140, 181, 158, 147, 147, 143, 133, 130, 134, 184, 172, 189, 195, 165, 136, 136, 132, 143], "xaxis": "x10", "y": [0.2466, 0.2868, 0.2969, 0.2538, 0.3066, 0.2701, 0.295, 0.2936, 0.3045, 0.2679, 0.3067, 0.2392, 0.273, 0.2737, 0.3074, 0.2829, 0.2785, 0.2808, 0.2856, 0.3025, 0.2558, 0.2983, 0.2922, 0.2685, 0.2797, 0.3047, 0.2647, 0.2972, 0.2781, 0.2937, 0.2658, 0.2669, 0.2968, 0.2957, 0.2831, 0.2597, 0.2866, 0.2911, 0.275, 0.2561, 0.2877, 0.254, 0.2624, 0.258, 0.2931, 0.2993, 0.2779, 0.2796, 0.2827, 0.2897, 0.3131, 0.298, 0.2606, 0.3076, 0.3002, 0.2896, 0.3011, 0.2925, 0.2731, 0.2797, 0.2958, 0.3121, 0.2848, 0.2932, 0.3004], "yaxis": "y10"}, {"marker": {"color": [2, 3, 6, 10, 14, 17, 19, 20, 21, 23, 25, 27, 28, 35, 38, 46, 49, 55, 57, 60, 61, 62, 63, 64, 65, 66, 67, 68, 69, 70, 74], "colorbar": {"title": {"text": "Trial"}, "x": 1, "xpad": 40}, "colorscale": [[0, "rgb(247,251,255)"], [0.125, "rgb(222,235,247)"], [0.25, "rgb(198,219,239)"], [0.375, "rgb(158,202,225)"], [0.5, "rgb(107,174,214)"], [0.625, "rgb(66,146,198)"], [0.75, "rgb(33,113,181)"], [0.875, "rgb(8,81,156)"], [1, "rgb(8,48,107)"]], "line": {"color": "Grey", "width": 0.5}, "showscale": false}, "mode": "markers", "name": "Feasible Trial", "showlegend": false, "type": "scatter", "x": [218, 282, 328, 394, 180, 395, 281, 273, 332, 241, 331, 240, 357, 301, 183, 257, 301, 210, 362, 314, 312, 268, 363, 372, 347, 316, 296, 377, 345, 252, 285], "xaxis": "x11", "y": [0.2466, 0.2868, 0.2538, 0.2701, 0.2679, 0.273, 0.3074, 0.2829, 0.2785, 0.2856, 0.2558, 0.2922, 0.2685, 0.2781, 0.2658, 0.2911, 0.2561, 0.2993, 0.2796, 0.3131, 0.298, 0.2606, 0.3076, 0.3002, 0.2896, 0.3011, 0.2925, 0.2731, 0.2797, 0.2958, 0.3004], "yaxis": "y11"}, {"marker": {"color": [2, 6, 20, 28, 57, 67], "colorbar": {"title": {"text": "Trial"}, "x": 1, "xpad": 40}, "colorscale": [[0, "rgb(247,251,255)"], [0.125, "rgb(222,235,247)"], [0.25, "rgb(198,219,239)"], [0.375, "rgb(158,202,225)"], [0.5, "rgb(107,174,214)"], [0.625, "rgb(66,146,198)"], [0.75, "rgb(33,113,181)"], [0.875, "rgb(8,81,156)"], [1, "rgb(8,48,107)"]], "line": {"color": "Grey", "width": 0.5}, "showscale": false}, "mode": "markers", "name": "Feasible Trial", "showlegend": false, "type": "scatter", "x": [267, 734, 1095, 262, 1077, 642], "xaxis": "x12", "y": [0.2466, 0.2538, 0.2829, 0.2685, 0.2796, 0.2925], "yaxis": "y12"}], "layout": {"title": {"text": "Slice Plot"}, "width": 3600, "xaxis": {"anchor": "y", "domain": [0, 0.06806], "title": {"text": "alpha_pow"}}, "xaxis10": {"anchor": "y10", "domain": [0.7625, 0.8306], "title": {"text": "units_l2"}}, "xaxis11": {"anchor": "y11", "domain": [0.8472, 0.9153], "title": {"text": "units_l3"}}, "xaxis12": {"anchor": "y12", "domain": [0.9319, 1.0], "title": {"text": "units_l4"}}, "xaxis2": {"anchor": "y2", "domain": [0.08472, 0.1528], "title": {"text": "beta_1"}}, "xaxis3": {"anchor": "y3", "domain": [0.1694, 0.2375], "title": {"text": "beta_2"}}, "xaxis4": {"anchor": "y4", "domain": [0.2542, 0.3222], "title": {"text": "epochs"}}, "xaxis5": {"anchor": "y5", "domain": [0.3389, 0.4069], "title": {"text": "epsilon"}}, "xaxis6": {"anchor": "y6", "domain": [0.4236, 0.4917], "title": {"text": "lr"}, "type": "log"}, "xaxis7": {"anchor": "y7", "domain": [0.5083, 0.5764], "title": {"text": "n_layers"}}, "xaxis8": {"anchor": "y8", "domain": [0.5931, 0.6611], "title": {"text": "units_l0"}}, "xaxis9": {"anchor": "y9", "domain": [0.6778, 0.7458], "title": {"text": "units_l1"}}, "yaxis": {"anchor": "x", "domain": [0, 1], "title": {"text": "Objective Value"}}, "yaxis10": {"anchor": "x10", "domain": [0, 1], "matches": "y", "showticklabels": false}, "yaxis11": {"anchor": "x11", "domain": [0, 1], "matches": "y", "showticklabels": false}, "yaxis12": {"anchor": "x12", "domain": [0, 1], "matches": "y", "showticklabels": false}, "yaxis2": {"anchor": "x2", "domain": [0, 1], "matches": "y", "showticklabels": false}, "yaxis3": {"anchor": "x3", "domain": [0, 1], "matches": "y", "showticklabels": false}, "yaxis4": {"anchor": "x4", "domain": [0, 1], "matches": "y", "showticklabels": false}, "yaxis5": {"anchor": "x5", "domain": [0, 1], "matches": "y", "showticklabels": false}, "yaxis6": {"anchor": "x6", "domain": [0, 1], "matches": "y", "showticklabels": false}, "yaxis7": {"anchor": "x7", "domain": [0, 1], "matches": "y", "showticklabels": false}, "yaxis8": {"anchor": "x8", "domain": [0, 1], "matches": "y", "showticklabels": false}, "yaxis9": {"anchor": "x9", "domain": [0, 1], "matches": "y", "showticklabels": false}}}
